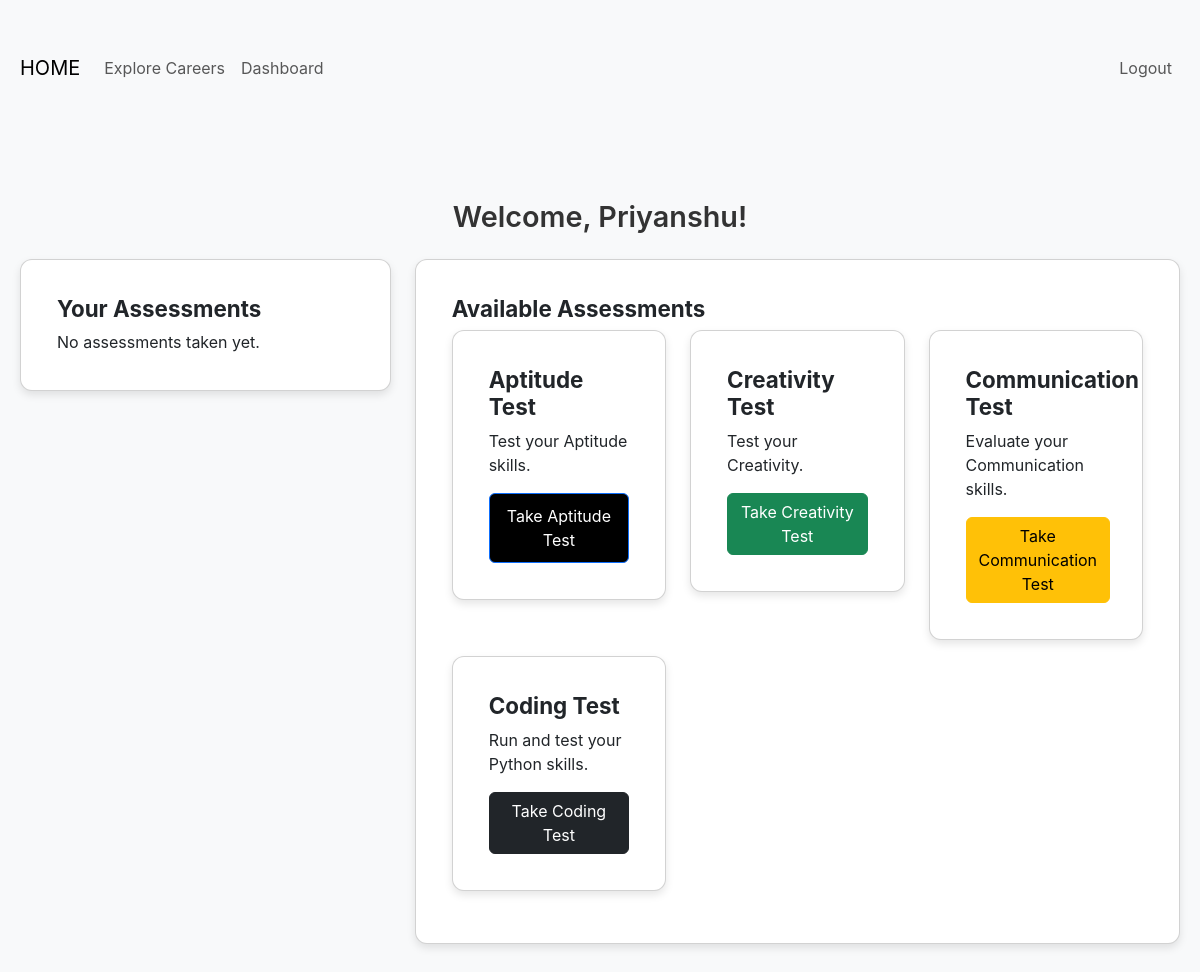
The app's page /dashboard (signed in), older data.
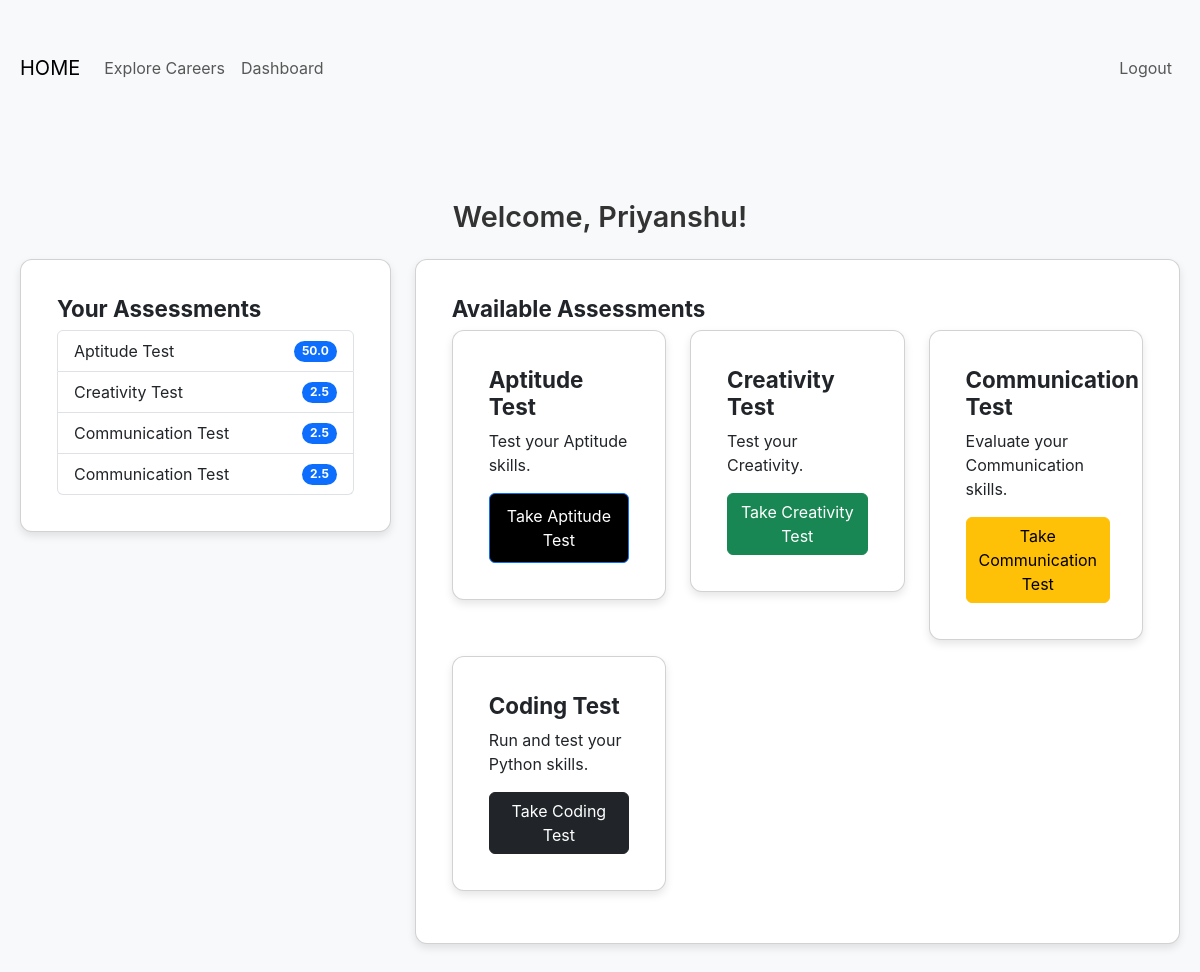
The same page, newer data.
### app.py (models this page shows)
class User(UserMixin, db.Model):
    id = db.Column(db.Integer, primary_key=True)
    username = db.Column(db.String(80), unique=True, nullable=False)
    email = db.Column(db.String(120), unique=True, nullable=False)
    password_hash = db.Column(db.String(120), nullable=False)
    assessments = db.relationship('Assessment', backref='user', lazy=True)

class Assessment(db.Model):
    id = db.Column(db.Integer, primary_key=True)
    user_id = db.Column(db.Integer, db.ForeignKey('user.id'), nullable=False)
    assessment_type = db.Column(db.String(50), nullable=False)
    score = db.Column(db.Float)
    date_taken = db.Column(db.DateTime, default=datetime.utcnow)

### app.py (the view)
@app.route('/dashboard')
@login_required
def dashboard():
    return render_template('dashboard.html')

### app.py (called while the page is built)
@login_manager.user_loader
def load_user(user_id):
    return User.query.get(int(user_id))

### templates/dashboard.html
{% extends "base.html" %}
{% block content %}
<h2 class="mb-4">Welcome, {{ current_user.username }}!</h2>
<div class="row">
    <div class="col-md-4">
        <div class="card mb-4">
            <div class="card-body">
                <h5 class="card-title">Your Assessments</h5>
                {% if current_user.assessments %}
                <ul class="list-group">
                    {% for assessment in current_user.assessments %}
                    <li class="list-group-item d-flex justify-content-between align-items-center">
                        {{ assessment.assessment_type }}
                        <span class="badge bg-primary rounded-pill">{{ assessment.score }}</span>
                    </li>
                    {% endfor %}
                </ul>
                {% else %}
                <p class="card-text">No assessments taken yet.</p>
                {% endif %}
            </div>
        </div>
    </div>
    <div class="col-md-8">
        <div class="card mb-4">
            <div class="card-body">
                <h5 class="card-title">Available Assessments</h5>
                <div class="row">
                    <div class="col-md-4 mb-3">
                        <div class="card">
                            <div class="card-body">
                                <h6 class="card-title">Aptitude Test</h6>
                                <p class="card-text">Test your Aptitude skills.</p>
                                <a href="{{ url_for('aptitude_test') }}" class="btn btn-primary">Take Aptitude Test</a>
                            </div>
                        </div>
                    </div>
                    <div class="col-md-4 mb-3">
                        <div class="card">
                            <div class="card-body">
                                <h6 class="card-title">Creativity Test</h6>
                                <p class="card-text">Test your Creativity.</p>
                                <a href="{{ url_for('creativity_test') }}" class="btn btn-success">Take Creativity Test</a>
                            </div>
                        </div>
                    </div>
                    <div class="col-md-4 mb-3">
                        <div class="card">
                            <div class="card-body">
                                <h6 class="card-title">Communication Test</h6>
                                <p class="card-text">Evaluate your Communication skills.</p>
                                <a href="{{ url_for('communication_test') }}" class="btn btn-warning">Take Communication Test</a>
                            </div>
                        </div>
                    </div>
                    <div class="col-md-4 mb-3">
                        <div class="card">
                            <div class="card-body">
                                <h6 class="card-title">Coding Test</h6>
                                <p class="card-text">Run and test your Python skills.</p>
                                <a href="{{ url_for('coding_test') }}" class="btn btn-dark">Take Coding Test</a>
                            </div>
                        </div>
                    </div>
                </div>
            </div>
        </div>
    </div>
</div>
{% endblock %}

### templates/base.html (shortened to what this page needs)
<!DOCTYPE html>
<html lang="en">
<head>
    <link href="https://cdn.jsdelivr.net/npm/bootstrap@5.3.0/dist/css/bootstrap.min.css" rel="stylesheet">
    <link rel="stylesheet" href="{{ url_for('static', filename='css/style.css') }}">
</head>
<body>
    {% block navbar %}
    <nav class="navbar navbar-expand-lg navbar-light bg-light">
        <div class="container">
            <a class="navbar-brand" href="{{ url_for('index') }}">HOME</a>
            <div class="collapse navbar-collapse" id="navbarNav">
                <ul class="navbar-nav me-auto">
                    <li class="nav-item">
                        <a class="nav-link" href="{{ url_for('careers') }}">Explore Careers</a>
                    </li>
                    {% if current_user.is_authenticated %}
                    <li class="nav-item">
                        <a class="nav-link" href="{{ url_for('dashboard') }}">Dashboard</a>
                    </li>
                    {% endif %}
                </ul>
                <ul class="navbar-nav">
                    {% if current_user.is_authenticated %}
                    <li class="nav-item">
                        <a class="nav-link" href="{{ url_for('logout') }}">Logout</a>
                    </li>
                    {% endif %}
                </ul>
            </div>
        </div>
    </nav>
    {% endblock %}
    <div class="container mt-4">
        {% block content %}{% endblock %}
    </div>
</body>
</html>

### static/css/style.css (style rules this page uses)
body { font-family: 'Inter', sans-serif; background-color: #f8f9fa; color: #333; text-align: center; }
.container { max-width: 1200px; margin: 0 auto; padding: 40px 20px; }
h2 { font-size: 1.8rem; font-weight: 600; }
.card { background: white; border-radius: 12px; padding: 20px; box-shadow: 0 4px 8px rgba(0, 0, 0, 0.1); text-align: left; transition: transform 0.2s ease-in-out; }
.card-title { font-size: 1.4rem; font-weight: bold; display: flex; align-items: center; gap: 8px; }
.btn-primary { background-color: black; color: white; padding: 10px 16px; font-size: 1rem; border-radius: 6px; display: inline-block; text-decoration: none; transition: background 0.2s; }

Row changes from the older to the newer data that the page shows:
added Assessment: assessment_type "Aptitude Test", score "50.0"
added Assessment: assessment_type "Creativity Test", score "2.5"
added Assessment: assessment_type "Communication Test", score "2.5"
added Assessment: assessment_type "Communication Test", score "2.5"
Text that changed along with them:
text no longer shown: "No assessments taken yet."
